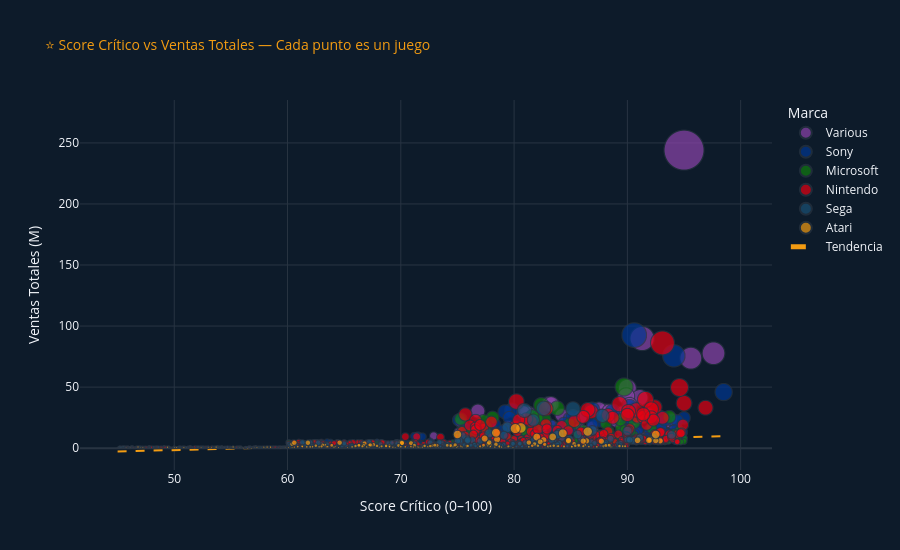

Here is the notebook cell this chart was saved with:
### Markdown cell above
## ⭐ Sección 7.— Calidad vs Ventas: ¿Los mejores juegos son los más vendidos?

### Code cell
# Scatter interactivo Score vs Ventas
df_plot = df[df[COL['ventas_total']] > 0.1].copy()

fig = px.scatter(
    df_plot,
    x=COL['score_critico'], y=COL['ventas_total'],
    color=COL['marca'],
    size=COL['ventas_total'],
    size_max=40,
    hover_name=COL['titulo'],
    hover_data={
        COL['anio_juego']:    True,
        COL['genero']:        True,
        COL['score_critico']: ':.1f',
        COL['ventas_total']:  ':.2f',
    },
    color_discrete_map=PALETTE_BRANDS,
    opacity=0.7,
    template='plotly_dark',
    title='⭐ Score Crítico vs Ventas Totales — Cada punto es un juego',
    labels={
        COL['score_critico']: 'Score Crítico (0–100)',
        COL['ventas_total']:  'Ventas Totales (M)',
        COL['marca']:         'Marca',
    }
)

# Línea de tendencia
df_valid = df_plot.dropna(subset=[COL['score_critico'], COL['ventas_total']])
z  = np.polyfit(df_valid[COL['score_critico']], df_valid[COL['ventas_total']], 1)
p  = np.poly1d(z)
x_line = np.linspace(df_valid[COL['score_critico']].min(),
                     df_valid[COL['score_critico']].max(), 100)
fig.add_trace(go.Scatter(
    x=x_line, y=p(x_line), mode='lines',
    name='Tendencia', line=dict(color=GOLD, width=2, dash='dash')
))

fig.update_layout(
    paper_bgcolor='#0D1B2A', plot_bgcolor='#0D1B2A',
    title_font_color=GOLD, title_font_size=14, height=550,
)
fig.show()

### Figure 1 — Plotly figure (JSON) as saved in the notebook; plotly's stock layout.template omitted (floating-point values rounded to 4 significant figures; data arrays with more than 128 entries replaced by an {"elided": "..."} marker saying what was removed)
{"data": [{"customdata": {"elided": "235x2 mixed values"}, "hovertemplate": "<b>%{hovertext}</b><br><br>Marca=Various<br>Score Crítico (0–100)=%{x:.1f}<br>Ventas Totales (M)=%{marker.size:.2f}<br>Año Juego=%{customdata[0]}<br>Género=%{customdata[1]}<extra></extra>", "hovertext": {"elided": "235 str values"}, "legendgroup": "Various", "marker": {"color": "#8E44AD", "opacity": 0.7, "size": {"elided": "235 float values"}, "sizemode": "area", "sizeref": 0.1526, "symbol": "circle"}, "mode": "markers", "name": "Various", "showlegend": true, "type": "scattergl", "x": {"elided": "235 float values"}, "xaxis": "x", "y": {"elided": "235 float values"}, "yaxis": "y"}, {"customdata": {"elided": "818x2 mixed values"}, "hovertemplate": "<b>%{hovertext}</b><br><br>Marca=Sony<br>Score Crítico (0–100)=%{x:.1f}<br>Ventas Totales (M)=%{marker.size:.2f}<br>Año Juego=%{customdata[0]}<br>Género=%{customdata[1]}<extra></extra>", "hovertext": {"elided": "818 str values"}, "legendgroup": "Sony", "marker": {"color": "#003791", "opacity": 0.7, "size": {"elided": "818 float values"}, "sizemode": "area", "sizeref": 0.1526, "symbol": "circle"}, "mode": "markers", "name": "Sony", "showlegend": true, "type": "scattergl", "x": {"elided": "818 float values"}, "xaxis": "x", "y": {"elided": "818 float values"}, "yaxis": "y"}, {"customdata": {"elided": "438x2 mixed values"}, "hovertemplate": "<b>%{hovertext}</b><br><br>Marca=Microsoft<br>Score Crítico (0–100)=%{x:.1f}<br>Ventas Totales (M)=%{marker.size:.2f}<br>Año Juego=%{customdata[0]}<br>Género=%{customdata[1]}<extra></extra>", "hovertext": {"elided": "438 str values"}, "legendgroup": "Microsoft", "marker": {"color": "#107C10", "opacity": 0.7, "size": {"elided": "438 float values"}, "sizemode": "area", "sizeref": 0.1526, "symbol": "circle"}, "mode": "markers", "name": "Microsoft", "showlegend": true, "type": "scattergl", "x": {"elided": "438 float values"}, "xaxis": "x", "y": {"elided": "438 float values"}, "yaxis": "y"}, {"customdata": {"elided": "1339x2 mixed values"}, "hovertemplate": "<b>%{hovertext}</b><br><br>Marca=Nintendo<br>Score Crítico (0–100)=%{x:.1f}<br>Ventas Totales (M)=%{marker.size:.2f}<br>Año Juego=%{customdata[0]}<br>Género=%{customdata[1]}<extra></extra>", "hovertext": {"elided": "1339 str values"}, "legendgroup": "Nintendo", "marker": {"color": "#E60012", "opacity": 0.7, "size": {"elided": "1339 float values"}, "sizemode": "area", "sizeref": 0.1526, "symbol": "circle"}, "mode": "markers", "name": "Nintendo", "showlegend": true, "type": "scattergl", "x": {"elided": "1339 float values"}, "xaxis": "x", "y": {"elided": "1339 float values"}, "yaxis": "y"}, {"customdata": {"elided": "415x2 mixed values"}, "hovertemplate": "<b>%{hovertext}</b><br><br>Marca=Sega<br>Score Crítico (0–100)=%{x:.1f}<br>Ventas Totales (M)=%{marker.size:.2f}<br>Año Juego=%{customdata[0]}<br>Género=%{customdata[1]}<extra></extra>", "hovertext": {"elided": "415 str values"}, "legendgroup": "Sega", "marker": {"color": "#1A5276", "opacity": 0.7, "size": {"elided": "415 float values"}, "sizemode": "area", "sizeref": 0.1526, "symbol": "circle"}, "mode": "markers", "name": "Sega", "showlegend": true, "type": "scattergl", "x": {"elided": "415 float values"}, "xaxis": "x", "y": {"elided": "415 float values"}, "yaxis": "y"}, {"customdata": {"elided": "225x2 mixed values"}, "hovertemplate": "<b>%{hovertext}</b><br><br>Marca=Atari<br>Score Crítico (0–100)=%{x:.1f}<br>Ventas Totales (M)=%{marker.size:.2f}<br>Año Juego=%{customdata[0]}<br>Género=%{customdata[1]}<extra></extra>", "hovertext": {"elided": "225 str values"}, "legendgroup": "Atari", "marker": {"color": "#F39C12", "opacity": 0.7, "size": {"elided": "225 float values"}, "sizemode": "area", "sizeref": 0.1526, "symbol": "circle"}, "mode": "markers", "name": "Atari", "showlegend": true, "type": "scattergl", "x": {"elided": "225 float values"}, "xaxis": "x", "y": {"elided": "225 float values"}, "yaxis": "y"}, {"line": {"color": "#F39C12", "dash": "dash", "width": 2}, "mode": "lines", "name": "Tendencia", "type": "scatter", "x": [45.0, 45.54, 46.08, 46.62, 47.16, 47.7, 48.24, 48.78, 49.32, 49.86, 50.4, 50.94, 51.48, 52.03, 52.57, 53.11, 53.65, 54.19, 54.73, 55.27, 55.81, 56.35, 56.89, 57.43, 57.97, 58.51, 59.05, 59.59, 60.13, 60.67, 61.21, 61.75, 62.29, 62.83, 63.37, 63.91, 64.45, 64.99, 65.54, 66.08, 66.62, 67.16, 67.7, 68.24, 68.78, 69.32, 69.86, 70.4, 70.94, 71.48, 72.02, 72.56, 73.1, 73.64, 74.18, 74.72, 75.26, 75.8, 76.34, 76.88, 77.42, 77.96, 78.51, 79.05, 79.59, 80.13, 80.67, 81.21, 81.75, 82.29, 82.83, 83.37, 83.91, 84.45, 84.99, 85.53, 86.07, 86.61, 87.15, 87.69, 88.23, 88.77, 89.31, 89.85, 90.39, 90.93, 91.47, 92.02, 92.56, 93.1, 93.64, 94.18, 94.72, 95.26, 95.8, 96.34, 96.88, 97.42, 97.96, 98.5], "y": [-2.739, -2.612, -2.484, -2.357, -2.23, -2.103, -1.976, -1.848, -1.721, -1.594, -1.467, -1.339, -1.212, -1.085, -0.9578, -0.8306, -0.7034, -0.5761, -0.4489, -0.3217, -0.1945, -0.06729, 0.05993, 0.1871, 0.3144, 0.4416, 0.5688, 0.696, 0.8232, 0.9504, 1.078, 1.205, 1.332, 1.459, 1.587, 1.714, 1.841, 1.968, 2.095, 2.223, 2.35, 2.477, 2.604, 2.731, 2.859, 2.986, 3.113, 3.24, 3.368, 3.495, 3.622, 3.749, 3.876, 4.004, 4.131, 4.258, 4.385, 4.512, 4.64, 4.767, 4.894, 5.021, 5.149, 5.276, 5.403, 5.53, 5.657, 5.785, 5.912, 6.039, 6.166, 6.293, 6.421, 6.548, 6.675, 6.802, 6.93, 7.057, 7.184, 7.311, 7.438, 7.566, 7.693, 7.82, 7.947, 8.074, 8.202, 8.329, 8.456, 8.583, 8.711, 8.838, 8.965, 9.092, 9.219, 9.347, 9.474, 9.601, 9.728, 9.855]}], "layout": {"height": 550, "legend": {"itemsizing": "constant", "title": {"text": "Marca"}, "tracegroupgap": 0}, "paper_bgcolor": "#0D1B2A", "plot_bgcolor": "#0D1B2A", "title": {"font": {"color": "#F39C12", "size": 14}, "text": "⭐ Score Crítico vs Ventas Totales — Cada punto es un juego"}, "xaxis": {"anchor": "y", "domain": [0, 1], "title": {"text": "Score Crítico (0–100)"}}, "yaxis": {"anchor": "x", "domain": [0, 1], "title": {"text": "Ventas Totales (M)"}}}}
